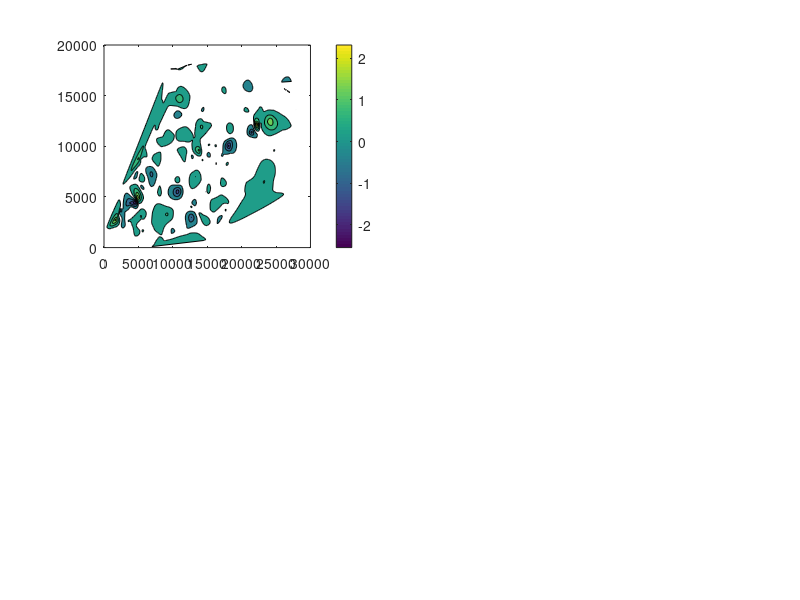

MATLAB code to generate this figure: (Note: this script raises an error after producing the figure.)
data = load('data.mat');
pcaData = load('pcaData.mat');
pollution = data.pollution;
station = data.station;

width = 3e4;
height = 2e4;
resolution = 1e2;

[lonMesh, latMesh] = meshgrid(0:resolution:width, 0:resolution:height); 

load('3_1_output.mat');
% blockedData, peakCoordinates, heightd2Matrix, heightData

workingFactorIndex = 5;
working = blockedData(:, :, workingFactorIndex);
coordinates = peakCoordinates{workingFactorIndex};

% working = working + 1 - min(min(working));

figure
subplot(221);
contourf(lonMesh, latMesh, working', 10);
colorbar;
colormap(parula);
caxis([-2 2]);
hold on;
scatter(coordinates(:, 1) * resolution, coordinates(:, 2) * resolution, 'y');
hold off;

round = 100;
pollutionSpeed = 0.3;
kai = 0.2;
psai = 2e-3;

unpolluted = simulate(round, working, heightd2Matrix, 0.0, peakCoordinates{workingFactorIndex}, kai, 0.0);
workingWithHeight = simulate(round, working, heightd2Matrix, pollutionSpeed, coordinates, kai, psai);
working = simulate(round, working, heightd2Matrix, pollutionSpeed, coordinates, kai, 0.0);

subplot(222);
% contourf(lonMesh, latMesh, heightData', 10);
contourf(lonMesh, latMesh, unpolluted', 10);
colorbar;
caxis([-2 2]);
hold on;
scatter(coordinates(:, 1) * resolution, coordinates(:, 2) * resolution, 'y');
hold off;

subplot(223);
contourf(lonMesh, latMesh, working', 10);
colorbar;
caxis([-2 2]);
hold on;
scatter(coordinates(:, 1) * resolution, coordinates(:, 2) * resolution, 'y');
hold off;

subplot(224);
contourf(lonMesh, latMesh, workingWithHeight', 10);
colorbar;
caxis([-2 2]);
hold on;
scatter(coordinates(:, 1) * resolution, coordinates(:, 2) * resolution, 'y');
hold off;

% subplot(122);
% contourf(lonMesh, latMesh, working', 10);
% colorbar;
% caxis([-2 15]);

function result = simulate(round, working, heightd2Matrix, pollutionSpeed, coordinates, kai, psai)
    % figure
    for r = 1:round
        % calculating 1st and 2nd derivative
        derivative2Matrix = working * NaN;
        for i = 2:size(working, 1)-1
            for j = 2:size(working, 2)-1
                if isnan(working(i, j))
                    continue
                end

                dx2 = working(i+1, j) + working(i-1, j) - 2*working(i, j);
                dy2 = working(i, j+1) + working(i, j-1) - 2*working(i, j);
                derivative2Matrix(i, j) = dx2 + dy2;
            end    
        end

        % calculating differential
        densityDifference = working * NaN;
        fallbackd2Matrix = fillmissing(derivative2Matrix, 'nearest', 1);
        fallbackd2Matrix = fillmissing(fallbackd2Matrix, 'nearest', 2);
        for i = 2:size(working, 1)-1
            for j = 2:size(working, 2)-1
                if isnan(working(i, j))
                    continue
                end

                if ~isnan(derivative2Matrix(i, j))
                    d2 = derivative2Matrix(i, j);
                else
                    % use fallback d2
                    d2 = fallbackd2Matrix(i, j);
                end
                densityDifference(i, j) = kai * d2 + psai * heightd2Matrix(i, j) * working(i, j);
            end
        end

        % secretly retrieve peak points
        for index = 1:size(coordinates, 1)
            localX = coordinates(index, 1);
            localY = coordinates(index, 2);
            densityDifference(localX, localY) = pollutionSpeed + densityDifference(localX, localY);
        end

        working = working + densityDifference;

        if mod(r, 10) ~= 0
            continue
        end

        % subplot(3, 4, r / 10 + 1);
        % subplot(3, 4, r + 1);
        % contourf(lonMesh(120:125, 240:245), latMesh(120:125, 240:245), working(240:245, 120:125)', 25);
        % contourf(lonMesh, latMesh, working', 10);
        % colorbar;
        % caxis([-2 2]);
    %     title(['after ' int2str(r) ' round'])
    %     disp(['round ' int2str(r)])
    %     disp(working(10:20, 25:35)')
    %     disp(densityDifference(10:20, 25:35)')

    end
    result = working;
end